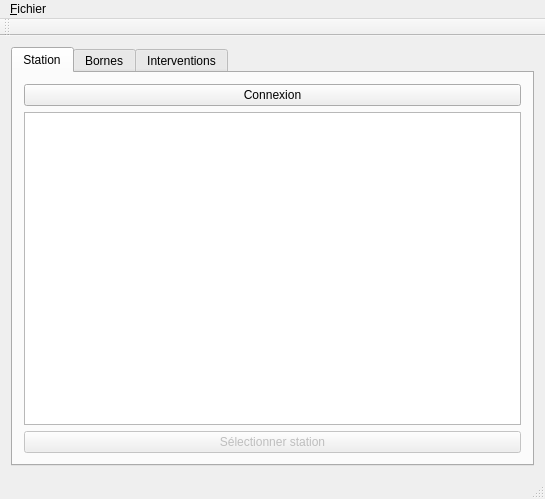
<?xml version="1.0" encoding="UTF-8"?>
<ui version="4.0">
 <class>MainWindow</class>
 <widget class="QMainWindow" name="MainWindow">
  <property name="geometry">
   <rect>
    <x>0</x>
    <y>0</y>
    <width>545</width>
    <height>499</height>
   </rect>
  </property>
  <property name="windowTitle">
   <string>Gestion Station</string>
  </property>
  <widget class="QWidget" name="centralWidget">
   <layout class="QGridLayout" name="gridLayout_2">
    <item row="0" column="0">
     <widget class="QTabWidget" name="tabWidget">
      <property name="enabled">
       <bool>true</bool>
      </property>
      <property name="currentIndex">
       <number>0</number>
      </property>
      <widget class="QWidget" name="tab">
       <attribute name="title">
        <string>Station</string>
       </attribute>
       <layout class="QGridLayout" name="gridLayout">
        <item row="0" column="0">
         <layout class="QVBoxLayout" name="verticalLayout">
          <item>
           <widget class="QPushButton" name="pushButtonConnect">
            <property name="text">
             <string>Connexion</string>
            </property>
           </widget>
          </item>
          <item>
           <widget class="QTableView" name="tableViewStation"/>
          </item>
          <item>
           <widget class="QPushButton" name="pushButtonSelectStation">
            <property name="enabled">
             <bool>false</bool>
            </property>
            <property name="text">
             <string>Sélectionner station</string>
            </property>
           </widget>
          </item>
         </layout>
        </item>
       </layout>
      </widget>
      <widget class="QWidget" name="tab_2">
       <attribute name="title">
        <string>Bornes</string>
       </attribute>
       <layout class="QGridLayout" name="gridLayout_3">
        <item row="0" column="0">
         <layout class="QVBoxLayout" name="verticalLayout_2">
          <item>
           <widget class="QTableView" name="tableViewBorne"/>
          </item>
          <item>
           <widget class="QPushButton" name="pushButtonSelectBorne">
            <property name="text">
             <string>Sélectionner la borne</string>
            </property>
           </widget>
          </item>
         </layout>
        </item>
       </layout>
      </widget>
      <widget class="QWidget" name="tab_3">
       <attribute name="title">
        <string>Interventions</string>
       </attribute>
      </widget>
     </widget>
    </item>
   </layout>
  </widget>
  <widget class="QMenuBar" name="menuBar">
   <property name="geometry">
    <rect>
     <x>0</x>
     <y>0</y>
     <width>545</width>
     <height>29</height>
    </rect>
   </property>
   <widget class="QMenu" name="menu_Fichier">
    <property name="title">
     <string>&amp;Fichier</string>
    </property>
    <addaction name="action_Quitter"/>
   </widget>
   <addaction name="menu_Fichier"/>
  </widget>
  <widget class="QToolBar" name="mainToolBar">
   <attribute name="toolBarArea">
    <enum>TopToolBarArea</enum>
   </attribute>
   <attribute name="toolBarBreak">
    <bool>false</bool>
   </attribute>
  </widget>
  <widget class="QStatusBar" name="statusBar"/>
  <action name="action_Quitter">
   <property name="text">
    <string>&amp;Quitter</string>
   </property>
  </action>
 </widget>
 <layoutdefault spacing="6" margin="11"/>
 <resources/>
 <connections/>
</ui>
